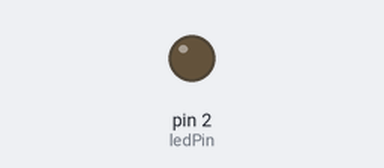
Simulated run of this sketch. Board: Arduino Uno, built with avr-gcc and run on an emulated ATmega328P. On the bench: output pins drawn as LEDs (lit = HIGH).

Above: at 1.3 s.
At 3.5 s:
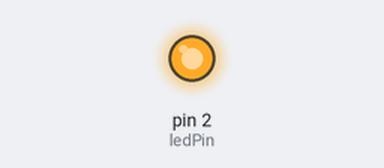
Timing chart, 0 to 8.8 s (numbered marks = the images above):
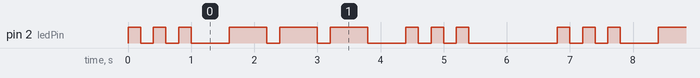

Measured:
- by itself, pin 2 (ledPin): repeats every 6.8 s: 2 × (LOW 0.20 s, HIGH 0.20 s), LOW 0.60 s, 2 × (HIGH 0.60 s, LOW 0.20 s), HIGH 0.60 s, LOW 0.60 s, 2 × (HIGH 0.20 s, LOW 0.20 s), HIGH 0.20 s, LOW 1.4 s, HIGH 0.20 s
- by itself, everything shown: repeats every 6.8 s, in 18 steps

The sketch:

lab03.ino
```cpp
// lab03 实验三：millis非阻塞实现SOS摩斯信号 三短 三长 三短
const int ledPin = 2;

// 时序基准单位 200ms
const unsigned long UNIT = 200;
const unsigned long DOT_ON = UNIT;        // 短闪亮灯
const unsigned long DOT_OFF = UNIT;       // 短闪间隔熄灭
const unsigned long DASH_ON = 3 * UNIT;   // 长闪亮灯
const unsigned long DASH_OFF = UNIT;      // 长闪间隔熄灭
const unsigned long CHAR_INTERVAL = 3*UNIT;// S与O、O与S字母间隔
const unsigned long LOOP_PAUSE = 7*UNIT;  // 一轮SOS结束长停顿

unsigned long lastTime = 0;
int step = 0;
bool ledState = LOW;

void setup() {
  Serial.begin(115200);
  pinMode(ledPin, OUTPUT);
  digitalWrite(ledPin, LOW);
  lastTime = millis();
}

void loop() {
  unsigned long now = millis();
  unsigned long waitTime = 0;

  switch(step){
    // S：三次短闪
    case 0: ledState=1; waitTime=DOT_ON; break;
    case 1: ledState=0; waitTime=DOT_OFF; break;
    case 2: ledState=1; waitTime=DOT_ON; break;
    case 3: ledState=0; waitTime=DOT_OFF; break;
    case 4: ledState=1; waitTime=DOT_ON; break;
    case 5: ledState=0; waitTime=CHAR_INTERVAL; break;

    // O：三次长闪
    case 6: ledState=1; waitTime=DASH_ON; break;
    case 7: ledState=0; waitTime=DASH_OFF; break;
    case 8: ledState=1; waitTime=DASH_ON; break;
    case 9: ledState=0; waitTime=DASH_OFF; break;
    case 10: ledState=1; waitTime=DASH_ON; break;
    case 11: ledState=0; waitTime=CHAR_INTERVAL; break;

    // S：三次短闪
    case 12: ledState=1; waitTime=DOT_ON; break;
    case 13: ledState=0; waitTime=DOT_OFF; break;
    case 14: ledState=1; waitTime=DOT_ON; break;
    case 15: ledState=0; waitTime=DOT_OFF; break;
    case 16: ledState=1; waitTime=DOT_ON; break;
    case 17: ledState=0; waitTime=LOOP_PAUSE; break;
  }

  digitalWrite(ledPin, ledState);
  if(now - lastTime >= waitTime){
    lastTime = now;
    step++;
    if(step > 17) step = 0;
  }
}
```
